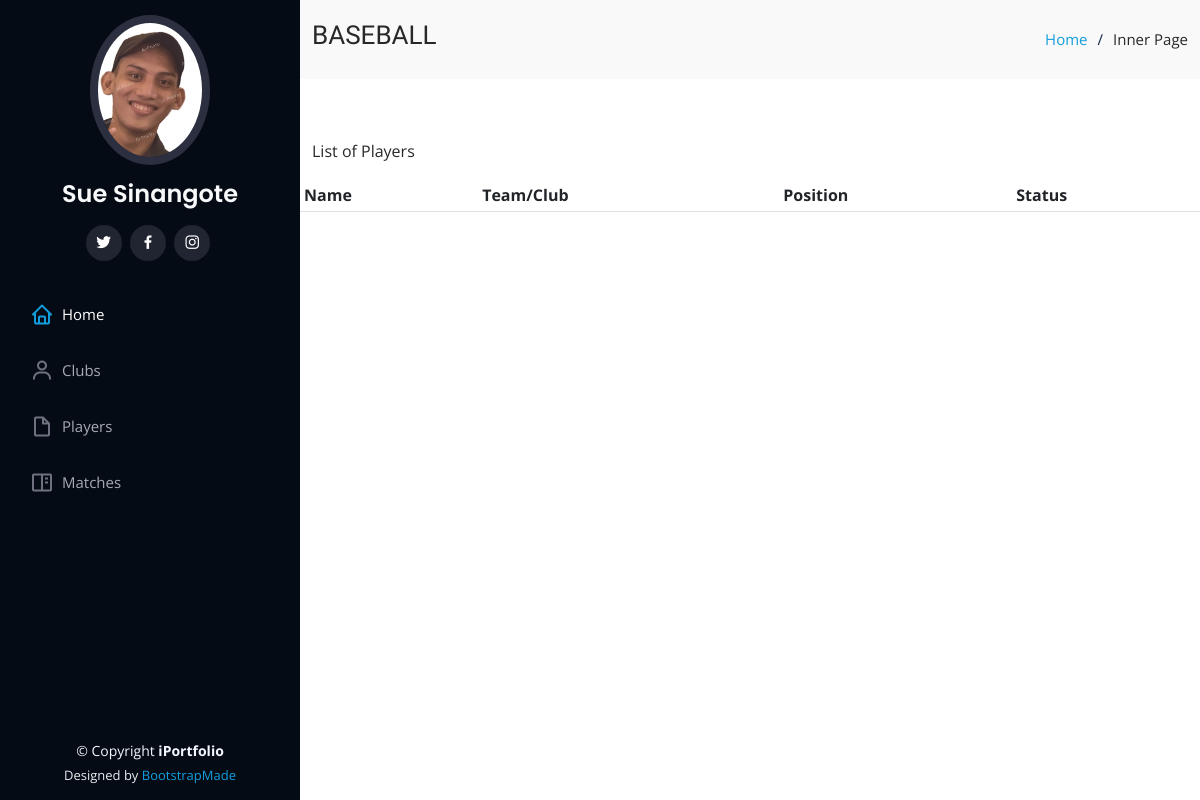
Before: /player/ with the older database file.
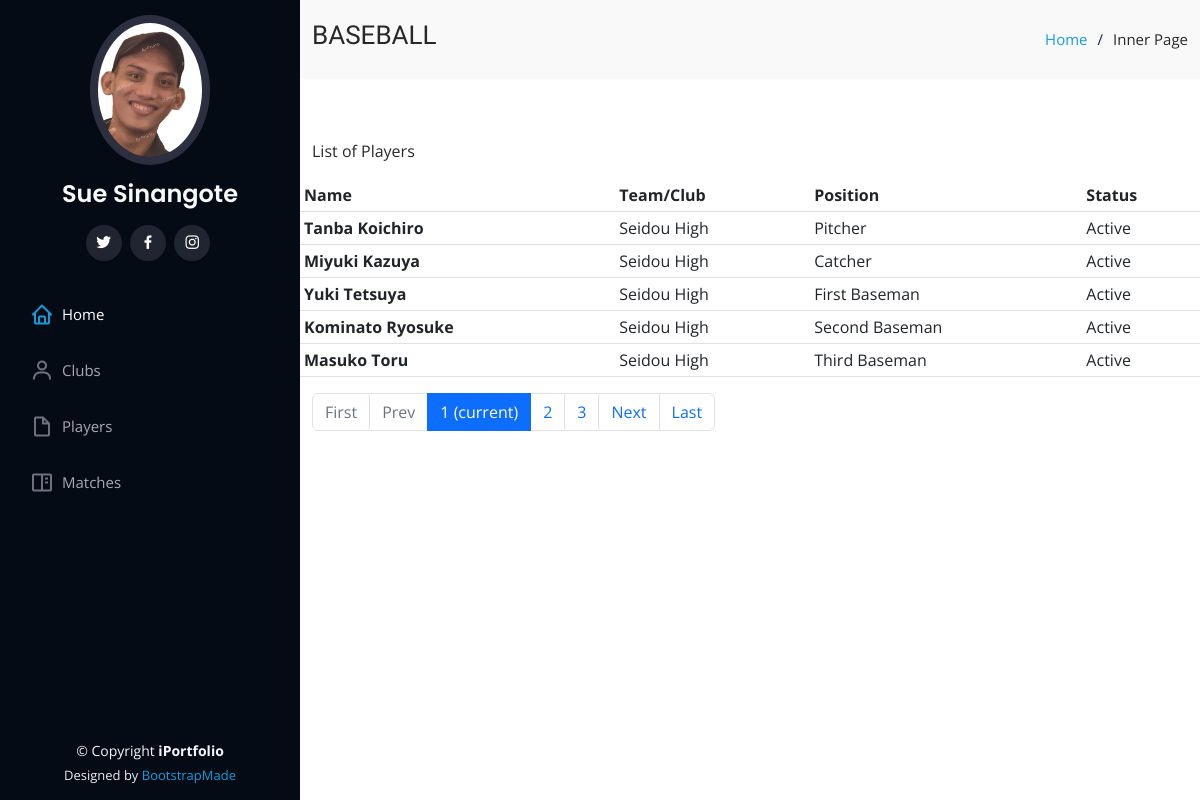
After: the same page with the newer database file.
### baseball/models.py (models this page shows, shortened)
class BaseModel (models.Model):
    created_at = models.DateTimeField(
        auto_now_add=True, db_index=True
    )
    updated_at = models.DateTimeField(auto_now=True)
    class Meta:
        abstract = True

class Play(BaseModel):
    STRING_CHOICES= (
    ('First String', 'First String'),
    ('Second String','Second String'))
    player = models.ForeignKey(Person, on_delete=models.CASCADE, related_name = "Player")
    team = models.ForeignKey(Club, on_delete=models.CASCADE, related_name = "Team")
    string_no = models.CharField(max_length=100, choices = STRING_CHOICES)
    isActive = models.BooleanField(default=False)
    pos = models.ForeignKey(Position, on_delete=models.CASCADE)

class Person(BaseModel):
    lastname = models.CharField(max_length=100)
    firstname = models.CharField(max_length=100)
    height = models.DecimalField(max_digits=10, decimal_places=5, null=True)
    weight = models.DecimalField(max_digits=10, decimal_places=5, null=True)

class Club(BaseModel):
    name = models.CharField(max_length=100)
    coach = models.ForeignKey(Person, on_delete=models.CASCADE)
    description = models.TextField(null=True, blank=True)
    dorm_latitude = models.DecimalField(max_digits=22, decimal_places=16, null=True, blank=True)
    dorm_longitude = models.DecimalField(max_digits=22, decimal_places=16, null=True, blank=True)
    team_pic = models.ImageField(default="defaultimg.png", null=True, blank=True, verbose_name="Team Image")

class Position(BaseModel):
    description = models.CharField(max_length=100)

### baseball/views.py (the view)
# urls.py: path('player/',views.PlayerView.as_view(), name='player'),
class PlayerView(ListView):
    model = Play
    context_object_name = 'play'
    template_name = "player.html"
    paginate_by = 5
    def get_context_data(self, **kwargs):
        context = super().get_context_data(**kwargs)
        context['header_text'] = 'List of Players'
        return context
    def get_queryset(self, *args, **kwargs):
        qs = super(PlayerView, self).get_queryset(*args, **kwargs)
        return qs

### landingpage/templates/player.html
{% extends 'base.html' %}
{% load static %}
{% block content %}
<div class="container">
    <p>
      {{ header_text }}
    </p>
    <div class="row">
        <table class="table table-sm">
            <thead>
              <tr>
                <th scope="col">Name</th>
                <th scope="col">Team/Club</th>
                <th scope="col">Position</th>
                <th scope="col">Status</th>
              </tr>
            </thead>
            <tbody>
                {% for object in object_list %}
              <tr>
                <th scope="row">{{ object.player.firstname }} {{ object.player.lastname }}</th>
                <td>{{ object.team.name }}</td>
                <td>{{ object.pos.description }}</td>
                <td>{% if object.isActive == True %} Active {% else %} Inactive {% endif %}</td>
              </tr>
              {% endfor %}
            </tbody>
          </table>
          {% include 'includes/pagination.html' %}
    </div>
  </div>
{% endblock content %}

Changed rows visible on the page:
added Play: player.firstname "Tanba", player.lastname "Koichiro", team.name "Seidou High", pos.description "Pitcher", isActive "Active"
added Play: player.firstname "Miyuki", player.lastname "Kazuya", team.name "Seidou High", pos.description "Catcher", isActive "Active"
added Play: player.firstname "Yuki", player.lastname "Tetsuya", team.name "Seidou High", pos.description "First Baseman", isActive "Active"
added Play: player.firstname "Kominato", player.lastname "Ryosuke", team.name "Seidou High", pos.description "Second Baseman", isActive "Active"
added Play: player.firstname "Masuko", player.lastname "Toru", team.name "Seidou High", pos.description "Third Baseman", isActive "Active"
Other visible differences:
text now shown: "First Prev Next Last"
new list line: "1 (current)"
new list line: "2"
new list line: "3"
